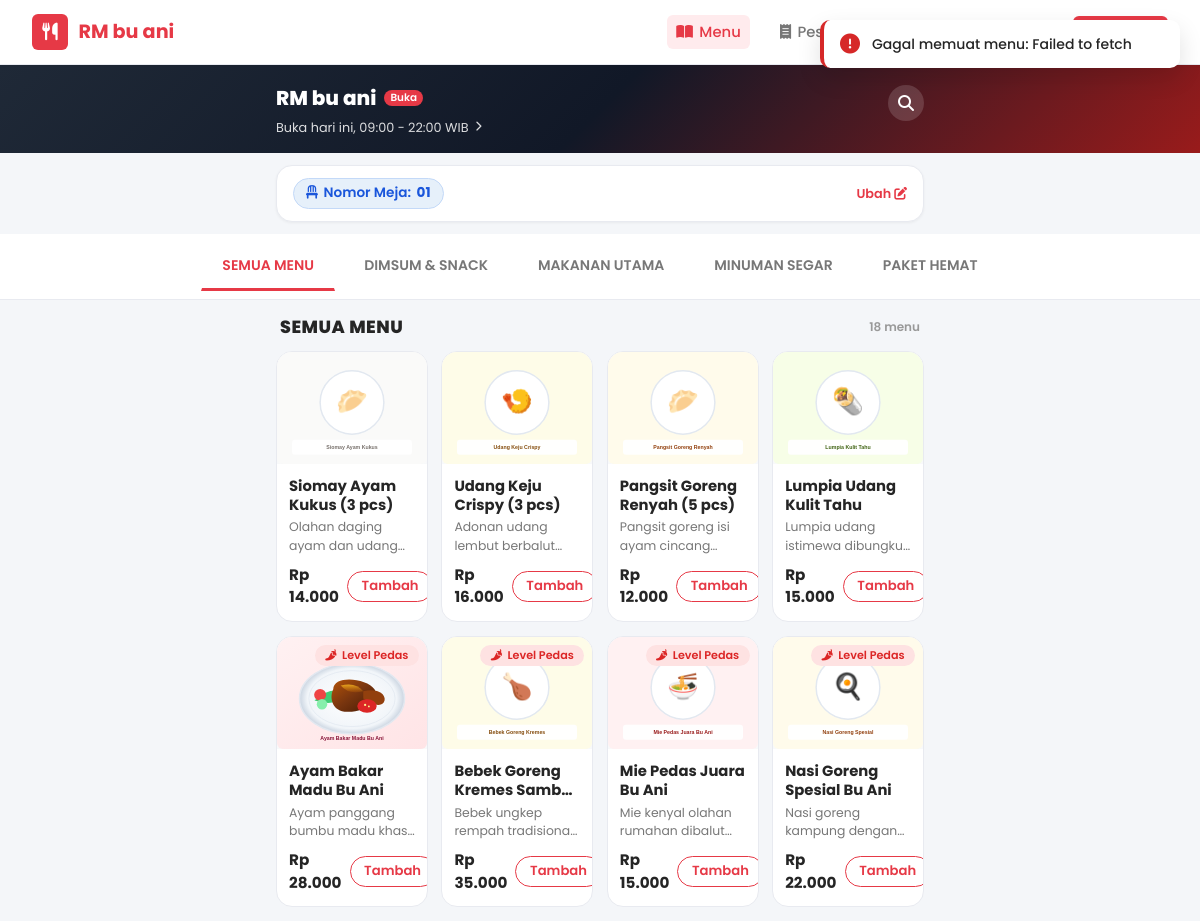
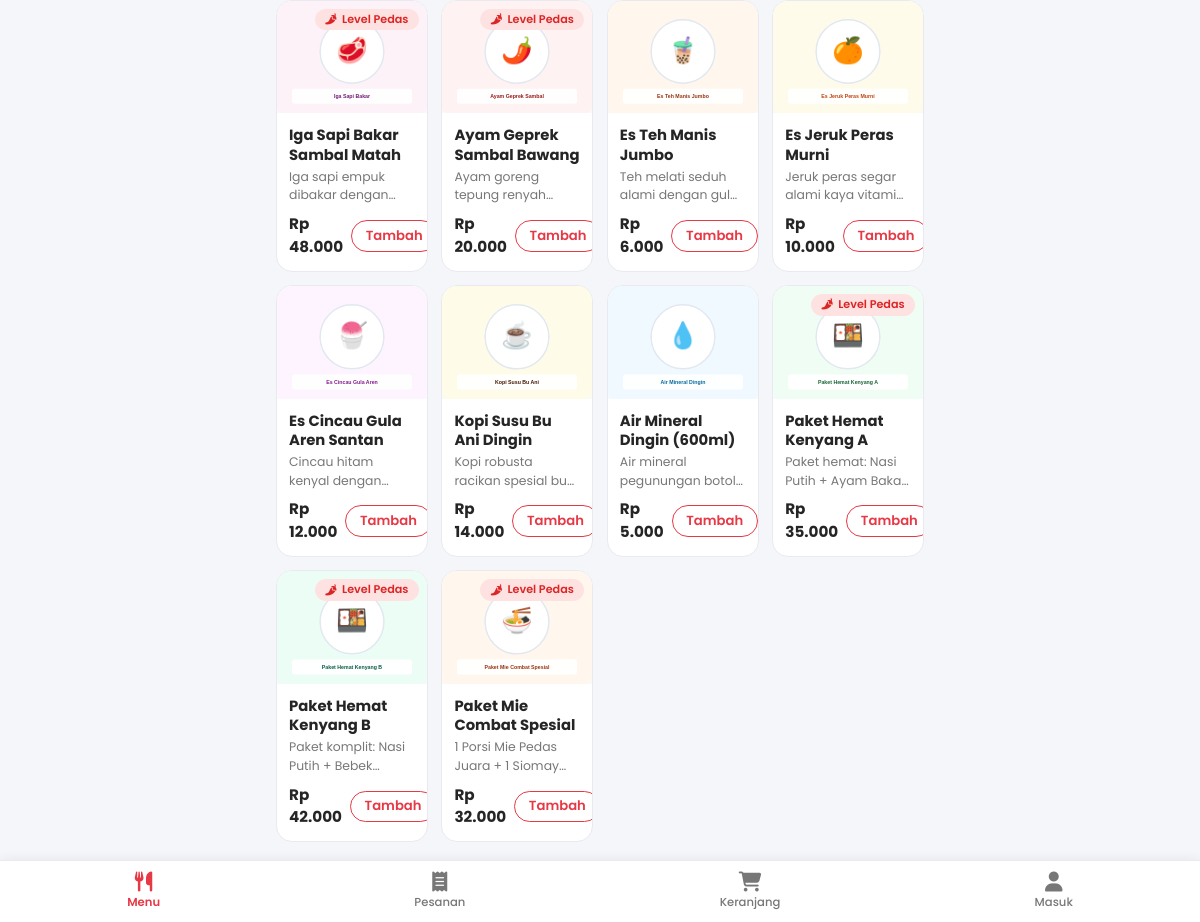
Page /menu.php?open=1 on the committed database (2 pictures, top to bottom).
### tables this page shows
CREATE TABLE IF NOT EXISTS `menus` (
  `id` BIGINT UNSIGNED NOT NULL AUTO_INCREMENT,
  `name` VARCHAR(150) NOT NULL,
  `description` TEXT DEFAULT NULL,
  `price` DECIMAL(12,2) NOT NULL,
  `image` VARCHAR(255) DEFAULT NULL,
  `category` VARCHAR(100) NOT NULL,
  `supports_spicy` TINYINT(1) NOT NULL DEFAULT 0,
  `is_available` TINYINT(1) NOT NULL DEFAULT 1,
  `created_at` DATETIME NOT NULL DEFAULT CURRENT_TIMESTAMP,
  `updated_at` DATETIME NOT NULL DEFAULT CURRENT_TIMESTAMP ON UPDATE CURRENT_TIMESTAMP,
  PRIMARY KEY (`id`),
  KEY `idx_menus_category` (`category`),
  KEY `idx_menus_is_available` (`is_available`)
);

### includes/helpers.php (called while the page is built, shortened)
<?php
require_once __DIR__ . '/functions.php';
function get_session_table(): ?string {
    return $_SESSION['selected_table'] ?? null;
}
function get_session_order_type(): string {
    return $_SESSION['order_type'] ?? 'dine_in';
}

### config.php (called while the page is built, shortened)
<?php
if (!function_exists('e')) {
    function e(?string $text): string {
        return htmlspecialchars($text ?? '', ENT_QUOTES, 'UTF-8');
    }
}

### includes/functions.php (called while the page is built, shortened)
<?php
require_once __DIR__ . '/../config.php';
function format_rupiah(float|int|string $amount, bool $showPrefix = true): string {
    $num = (float)$amount;
    $formatted = number_format($num, 0, ',', '.');
    return $showPrefix ? 'Rp ' . $formatted : $formatted;
}

### menu.php (the view, shortened to what this page needs)
<?php
require_once __DIR__ . '/config.php';
require_once __DIR__ . '/includes/helpers.php';
$categories = [];
$menus = [];
try {
    $db = getDB();
    $catStmt = $db->query("SELECT DISTINCT category FROM menus WHERE is_available = 1 ORDER BY category ASC");
    $categories = $catStmt->fetchAll(PDO::FETCH_COLUMN);
    $menuStmt = $db->query("SELECT * FROM menus ORDER BY category ASC, id ASC");
    $menus = $menuStmt->fetchAll();
} catch (Exception $e) {
    header("Location: " . BASE_URL . "setup_db.php");
    exit;
}
require_once __DIR__ . '/includes/header.php';
require_once __DIR__ . '/includes/navbar.php';
?>
<div class="app-wrapper">
  <div style="background: linear-gradient(135deg, #1f2937 0%, #111827 50%, #991b1b 100%); color: #ffffff; padding: 1.25rem 1rem 0.85rem 1rem;">
    <div class="container-sm" style="display:flex; justify-content:space-between; align-items:flex-start;">
      <div>
        <div style="display:flex; align-items:center; gap:0.5rem; margin-bottom:0.25rem;">
          <h2 style="color:#ffffff; font-weight:800; font-size:1.25rem; margin:0;"><?= APP_NAME ?></h2>
          <span class="sy-badge" style="background:#e63946; color:#ffffff; font-size:0.65rem; padding:2px 6px;">Buka</span>
        </div>
        <div onclick="openOutletModal()" style="display:inline-flex; align-items:center; gap:0.4rem; color:rgba(255,255,255,0.85); font-size:0.8rem; cursor:pointer;">
          <span>Buka hari ini, <?= APP_OPENING_HOURS ?></span>
          <i class="fa-solid fa-chevron-right" style="font-size:0.65rem;"></i>
        </div>
      </div>
      <button type="button" onclick="openSearchModal()" style="background:rgba(255,255,255,0.15); border:none; color:#ffffff; width:36px; height:36px; border-radius:50%; display:flex; align-items:center; justify-content:center; cursor:pointer;">
        <i class="fa-solid fa-magnifying-glass"></i>
      </button>
    </div>
  </div>
  <div class="container-sm">
    <div style="background:#ffffff; border-radius:var(--radius-lg); padding:0.75rem 1rem; margin:0.75rem 0; border:1px solid var(--border); box-shadow:var(--shadow-sm); display:flex; justify-content:space-between; align-items:center;">
      <div style="display:flex; align-items:center; gap:0.65rem;">
        <?php if ($orderType === 'takeaway'): ?>
          <span class="sy-badge badge-takeaway" style="font-size:0.85rem; padding:0.4rem 0.75rem;">
            <i class="fa-solid fa-bag-shopping"></i> Take Away (Bungkus)
          </span>
        <?php else: ?>
          <span class="sy-badge badge-dinein" style="font-size:0.85rem; padding:0.4rem 0.75rem;">
            <i class="fa-solid fa-chair"></i> Nomor Meja: <strong><?= e($currentTable ?: '01') ?></strong>
          </span>
        <?php endif; ?>
      </div>
      <a href="<?= BASE_URL ?>index.php" style="font-size:0.8rem; font-weight:600; color:var(--primary); text-decoration:none;">
        Ubah <i class="fa-solid fa-pen-to-square"></i>
      </a>
    </div>
  </div>
  <div class="tabs-scroll-wrapper">
    <div class="sy-tab-list container-sm">
      <button class="sy-tab sy-tab-underline active" onclick="filterCategory('all', this)">
        SEMUA MENU
      </button>
      <?php foreach ($categories as $cat): ?>
        <button class="sy-tab sy-tab-underline" onclick="filterCategory('<?= e($cat) ?>', this)">
          <?= mb_strtoupper(e($cat)) ?>
        </button>
      <?php endforeach; ?>
    </div>
  </div>
  <main class="container-sm" style="margin-top:1rem;">
    <div style="display:flex; justify-content:space-between; align-items:center; margin-bottom:0.75rem; padding:0 0.25rem;">
      <h3 id="currentCategoryTitle" style="font-size:1.1rem; font-weight:800; text-transform:uppercase; letter-spacing:0.5px; margin:0;">
        SEMUA MENU
      </h3>
      <span id="menuCountBadge" style="font-size:0.75rem; color:var(--text-muted); font-weight:600;">
        <?= count($menus) ?> menu
      </span>
    </div>
    <div class="menu-grid" id="menuGridContainer" style="padding:0;">
      <?php foreach ($menus as $m): ?>
        <div class="menu-card menu-item-card" data-category="<?= e($m['category']) ?>" data-name="<?= strtolower(e($m['name'])) ?>" onclick="openItemModal(<?= $m['id'] ?>)">
          <div class="menu-card-img-wrapper">
            <img src="<?= e($m['image'] ?: 'assets/images/logo.svg') ?>" alt="<?= e($m['name']) ?>" class="menu-card-img" loading="lazy" id="menu-img-<?= $m['id'] ?>">
            <?php if (!$m['is_available']): ?>
              <div class="menu-card-soldout">
                <span>HABIS</span>
              </div>
            <?php elseif ($m['supports_spicy']): ?>
              <span class="sy-badge badge-spicy" style="position:absolute; top:8px; right:8px;">
                <i class="fa-solid fa-pepper-hot"></i> Level Pedas
              </span>
            <?php endif; ?>
          </div>
          <div class="menu-card-body">
            <h4 class="menu-card-title"><?= e($m['name']) ?></h4>
            <p class="menu-card-desc"><?= e($m['description']) ?></p>
            <div class="menu-card-footer">
              <span class="menu-card-price"><?= format_rupiah($m['price']) ?></span>
              <?php if ($m['is_available']): ?>
                <button type="button" class="sy-btn sy-btn-outline-primary sy-btn-sm sy-btn-pill" onclick="event.stopPropagation(); openItemModal(<?= $m['id'] ?>)">
                  Tambah
                </button>
              <?php else: ?>
                <button type="button" class="sy-btn sy-btn-secondary sy-btn-sm sy-btn-pill" disabled>
                  Habis
                </button>
              <?php endif; ?>
            </div>
          </div>
        </div>
      <?php endforeach; ?>
    </div>
  </main>
</div>
<?php require_once __DIR__ . '/includes/footer.php'; ?>

### rows in the picture
menus: image (picture), name "Siomay Ayam Kukus (3 pcs)", description "Olahan daging ayam dan…", price "Rp 14.000"
menus: image (picture), name "Udang Keju Crispy (3 pcs)", description "Adonan udang lembut…", price "Rp 16.000"
menus: image (picture), name "Pangsit Goreng Renyah (5 pcs)", description "Pangsit goreng isi ayam…", price "Rp 12.000"
menus: image (picture), name "Lumpia Udang Kulit Tahu", description "Lumpia udang istimewa…", price "Rp 15.000"
menus: image (picture), is_available 1 (drawn), name "Ayam Bakar Madu Bu Ani", description "Ayam panggang bumbu madu…", price "Rp 28.000"
menus: image (picture), is_available 1 (drawn), name "Bebek Goreng Kremes…", description "Bebek ungkep rempah…", price "Rp 35.000"
menus: image (picture), is_available 1 (drawn), name "Mie Pedas Juara Bu Ani", description "Mie kenyal olahan rumahan…", price "Rp 15.000"
menus: image (picture), is_available 1 (drawn), name "Nasi Goreng Spesial Bu Ani", description "Nasi goreng kampung…", price "Rp 22.000"
menus: image (picture), is_available 1 (drawn), name "Iga Sapi Bakar Sambal Matah", description "Iga sapi empuk dibakar…", price "Rp 48.000"
menus: image (picture), is_available 1 (drawn), name "Ayam Geprek Sambal Bawang", description "Ayam goreng tepung…", price "Rp 20.000"
menus: image (picture), name "Es Teh Manis Jumbo", description "Teh melati seduh alami dengan…", price "Rp 6.000"
menus: image (picture), name "Es Jeruk Peras Murni", description "Jeruk peras segar alami kaya…", price "Rp 10.000"
menus: image (picture), name "Es Cincau Gula Aren Santan", description "Cincau hitam kenyal…", price "Rp 12.000"
menus: image (picture), name "Kopi Susu Bu Ani Dingin", description "Kopi robusta racikan spesial…", price "Rp 14.000"
menus: image (picture), name "Air Mineral Dingin (600ml)", description "Air mineral pegunungan…", price "Rp 5.000"
menus: image (picture), is_available 1 (drawn), name "Paket Hemat Kenyang A", description "Paket hemat: Nasi Putih + Ayam…", price "Rp 35.000"
menus: image (picture), is_available 1 (drawn), name "Paket Hemat Kenyang B", description "Paket komplit: Nasi Putih +…", price "Rp 42.000"
menus: image (picture), is_available 1 (drawn), name "Paket Mie Combat Spesial", description "1 Porsi Mie Pedas Juara + 1…", price "Rp 32.000"

### other values in the picture
APP_NAME "RM bu ani"
APP_OPENING_HOURS "09:00 - 22:00 WIB"
$currentTable ?: '01' "01"
mb_strtoupper(e($cat)) "DIMSUM & SNACK"
mb_strtoupper(e($cat)) "MAKANAN UTAMA"
mb_strtoupper(e($cat)) "MINUMAN SEGAR"
mb_strtoupper(e($cat)) "PAKET HEMAT"
count($menus) "18"
